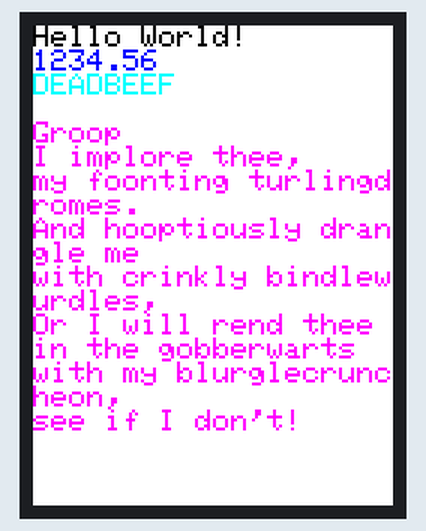
The sketch below on a simulated ESP32. Shown: 240×320 colour display.

Above: at 0.3 s.

The sketch:

ILI9341_TEXT.ino
```cpp
//Code By A.Tedds.
//Using Adafruit Library Files. Thank you.

//Usage of tft.drawRect(start position width 0-240,Start position Height 0-320,size 0-240,size 0-320, Color)

#include <Adafruit_GFX_AS.h>    // Core graphics library
#include <Adafruit_ILI9341_8bit_AS.h> // Hardware-specific library


#define LCD_CS 34 // Chip Select goes to Analog 3
#define LCD_CD 35 // Command/Data goes to Analog 2
#define LCD_WR 4 // LCD Write goes to Analog 1
#define LCD_RD 2 // LCD Read goes to Analog 0
#define LCD_RESET 36 // Can alternately just connect to Arduino's reset pin


// Assign human-readable names to some common 16-bit color values:

// With Changes for inversion !!

#define BLACK 0xFFFF
#define BLUE 0xFFE0
#define GREEN 0xF81F
#define CYAN 0xF800
#define GRAY1 0x8410
#define RED 0x07FF
#define GRAY2 0x4208
#define MAGENTA 0x07E0
#define YELLOW 0x001F
#define WHITE 0x0000


//Define TFT LCD Size
#define TFTWIDTH   240
#define TFTHEIGHT  320

Adafruit_ILI9341_8bit_AS tft(LCD_CS, LCD_CD, LCD_WR, LCD_RD, LCD_RESET);


void setup(void)
{
  tft.reset();
  delay(10);
  tft.begin(0x9341);
  tft.fillScreen(BLACK); // Clear Screen to BLACK.
  // tft.fillScreen(BLACK);

  tft.setCursor(0, 0);
  tft.setTextColor(WHITE);
  tft.setTextSize(2);
  tft.println("Hello World!");
  tft.setTextColor(YELLOW);
  tft.setTextSize(2);
  tft.println(1234.56);
  tft.setTextColor(RED);
  tft.setTextSize(2);
  tft.println(0xDEADBEEF, HEX);
  tft.println();
  tft.setTextColor(GREEN);
  tft.setTextSize(2);
  tft.println("Groop");
  tft.setTextSize(2);
  tft.println("I implore thee,");
  tft.setTextSize(2);
  tft.println("my foonting turlingdromes.");
  tft.println("And hooptiously drangle me");
  tft.println("with crinkly bindlewurdles,");
  tft.println("Or I will rend thee");
  tft.println("in the gobberwarts");
  tft.println("with my blurglecruncheon,");
  tft.println("see if I don't!");
  delay (1500);
}

void loop(void)
{

}
```
